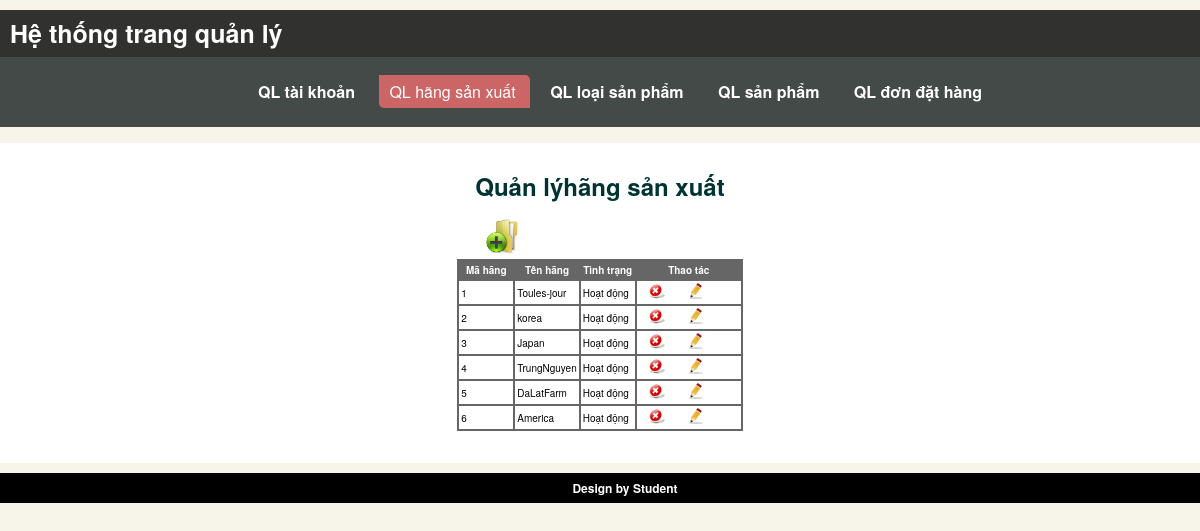
Screenshot of /admin/index.php?act=2 (signed in) with the database file from the repository.
### tables this page shows
CREATE TABLE IF NOT EXISTS `HangSanXuat` (
  `MaHangSanXuat` int(11) NOT NULL AUTO_INCREMENT,
  `TenHangSanXuat` varchar(64) DEFAULT NULL,
  `LogoURL` varchar(45) DEFAULT NULL,
  `BiXoa` tinyint(1) DEFAULT '0',
  PRIMARY KEY (`MaHangSanXuat`)
);

### db/DB.php (called while the page is built, shortened)
<?php
class DataProvider{
	public static function ExecuteQuery($sql)
	{
		$connection = mysqli_connect('localhost','root','123456789') or
			die ("couldn't connect to localhost");
		mysqli_select_db($connection, 'ecomercial');
		mysqli_query($connection, "set names 'utf8'");
		$result = mysqli_query($connection, $sql);
		return $result;
	}
}
?>

### admin/pages/qlHang/pDanhSach.php (the view)
<div style='margin:auto;width:250px;text-align:left;'>
    <a href="index.php?act=2&sub=4">
        <img src="img/Folder-New-icon.png" width="35" />
    </a>
</div>
<table>
	<tr>
    	<th width="50">Mã hãng</th>
        <th width="50">Tên hãng</th>
        <th width="50">Tình trạng</th>
        <th width="100">Thao tác</th>
    </tr>
    <?php
		$sql = "SELECT * FROM HangSanXuat";
		$bang = DataProvider::ExecuteQuery($sql);
		while($row = mysqli_fetch_array($bang))
		{
			?>
            	<tr>
                   	<td>
                    	<?php echo $row["MaHangSanXuat"]; ?>
                    </td>
                    <td>
                    	<?php echo $row["TenHangSanXuat"]; ?>
                    </td>
                    <td>
                    	<?php
							if($row["BiXoa"] == 1)
								echo "Bị xóa";
							else
								echo "Hoạt động";
						?>
                    </td>
                    <td>
                        <a href="index.php?act=2&sub=2&id=<?php echo $row["MaHangSanXuat"]; ?>">
                        	<?php
								if($row["BiXoa"] == 0)
									echo '<img src="img/icontexto-webdev-cancel-048x048.png" width="16" />';
								else
									echo '<img src="img/icontexto-webdev-ok-048x048.png" width="16" />';
							?>
                        </a>
                        <a href="index.php?act=2&sub=3&id=<?php echo $row['MaHangSanXuat'];?>">
                            <img src="img/edit-icon.png" width="16">
                        </a>
                    </td>
               	</tr>
            <?php
		}
	?>
</table>

### admin/index.php (shortened to what this page needs)
<!DOCTYPE html PUBLIC "-//W3C//DTD XHTML 1.0 Transitional//EN" "http://www.w3.org/TR/xhtml1/DTD/xhtml1-transitional.dtd">
<html xmlns="http://www.w3.org/1999/xhtml">
<head>
<link rel="stylesheet" type="text/css" href="css/style.css" />
</head>
<body>
	<div id="container">
    	<div id="banner">
    		<?php include("inc/incBanner.php"); ?>
        </div>
        <ul id="menu">
        	<?php
			if(isset($_REQUEST["act"]) == true)
				$act = $_REQUEST["act"];
			else
				$act = 1;
			include("inc/incMenu.php");
			?>
        </ul>
        <div id="content">
        	<?php
				if(isset($_GET['act']) == false)
					$act = 1;
				else
					$act = $_GET['act'];
				switch($act)
				{
					case 2:
						include('pages/qlHang/pIndex.php');
						break;
				}
			?>
        </div>
        <div id="footer">
        	<?php include("inc/incFooter.php"); ?>
        </div>
    </div>
</body>
</html>

### admin/inc/incBanner.php
Hệ thống trang quản lý

### admin/inc/incMenu.php
<?php
	if($act == 1)
	{
		?>
        	<li class="menuactive">
                QL tài khoản
            </li>
        <?php
	}
	else
	{
		?>
        	<li>
                <a href="index.php?act=1">QL tài khoản</a>
            </li>
        <?php
	}
	if($act == 2)
	{
		?>
        	<li class="menuactive">
                QL hãng sản xuất
            </li>
        <?php
	}
	else
	{
		?>
        	<li>
                <a href="index.php?act=2">QL hãng sản xuất</a>
            </li>
        <?php
	}
	if($act == 3)
	{
		?>
        	<li class="menuactive">
                QL loại sản phẩm
            </li>
        <?php
	}
	else
	{
		?>
        	<li>
                <a href="index.php?act=3">QL loại sản phẩm</a>
            </li>
        <?php
	}
	if($act == 4)
	{
		?>
        	<li class="menuactive">
                QL sản phẩm
            </li>
        <?php
	}
	else
	{
		?>
        	<li>
                <a href="index.php?act=4">QL sản phẩm</a>
            </li>
        <?php
	}
	if($act == 5)
	{
		?>
        	<li class="menuactive">
            	QL đơn đặt hàng
            </li>
        <?php
	}
	else
	{
		?>
        	<li>
                <a href="index.php?act=5">QL đơn đặt hàng</a>
            </li>
        <?php
	}
?>

### admin/pages/qlHang/pIndex.php (shortened to what this page needs)
<h1>Quản lýhãng sản xuất</h1>
<?php
	if(isset($_GET['sub']) == false)
		$sub = 1;
	else
		$sub = $_GET['sub'];
	switch($sub)
	{
		case 1:
			include('pages/qlHang/pDanhSach.php');
			break;
	}
?>

### admin/inc/incFooter.php
Design by Student

### admin/css/style.css (style rules this page uses)
body { margin:0; background:#F7F4E9; font-family: 'Helvetica Neue', Arial, 'Liberation Sans', FreeSans, sans-serif; }
#container { margin:auto; text-align: center; }
#banner { background:#313230; color:#ffffff; font-weight:bold; font-size:25px; text-align:left; height:37px; line-height:37px; margin-top:10px; padding: 5px 10px; }
#menu { background:#434A48; color:#fff; height:70px; line-height:70px; margin-top:0px; }
#menu li { display:inline; color:#fff; margin:5px; }
#menu li a { font-weight:bold; color:#fff; }
a { text-decoration:none; padding: 5px 10px; }
.menuactive { background:#C66; border-bottom-left-radius: 5px; border-top-right-radius: 5px; padding: 5px 10px; }
#content { background:#fff; margin: 10px 0 10px 0; min-height:300px; padding:10px 10px 10px; text-align:center; }
#footer { background-color:#000; height:30px; line-height:30px; color:#fff; font-weight:bold; font-size:12px; padding-left:50px; }
#content h1 { text-align:center; font-size:24px; font-weight:bold; color:#033; }
#content table { font-size:10px; border-spacing:0; border: 1px solid #666; margin:auto; }
#content table tr th, #content table tr td { border: 1px solid #666; padding: 2px; }
#content table tr th { background: #666;; color:#fff; }
#content table tr td { text-align:left; }

### rows the page displays
hangsanxuat: MaHangSanXuat "1", TenHangSanXuat "Toules-jour", BiXoa "Hoạt động"
hangsanxuat: MaHangSanXuat "2", TenHangSanXuat "korea", BiXoa "Hoạt động"
hangsanxuat: MaHangSanXuat "3", TenHangSanXuat "Japan", BiXoa "Hoạt động"
hangsanxuat: MaHangSanXuat "4", TenHangSanXuat "TrungNguyen", BiXoa "Hoạt động"
hangsanxuat: MaHangSanXuat "5", TenHangSanXuat "DaLatFarm", BiXoa "Hoạt động"
hangsanxuat: MaHangSanXuat "6", TenHangSanXuat "America", BiXoa "Hoạt động"
